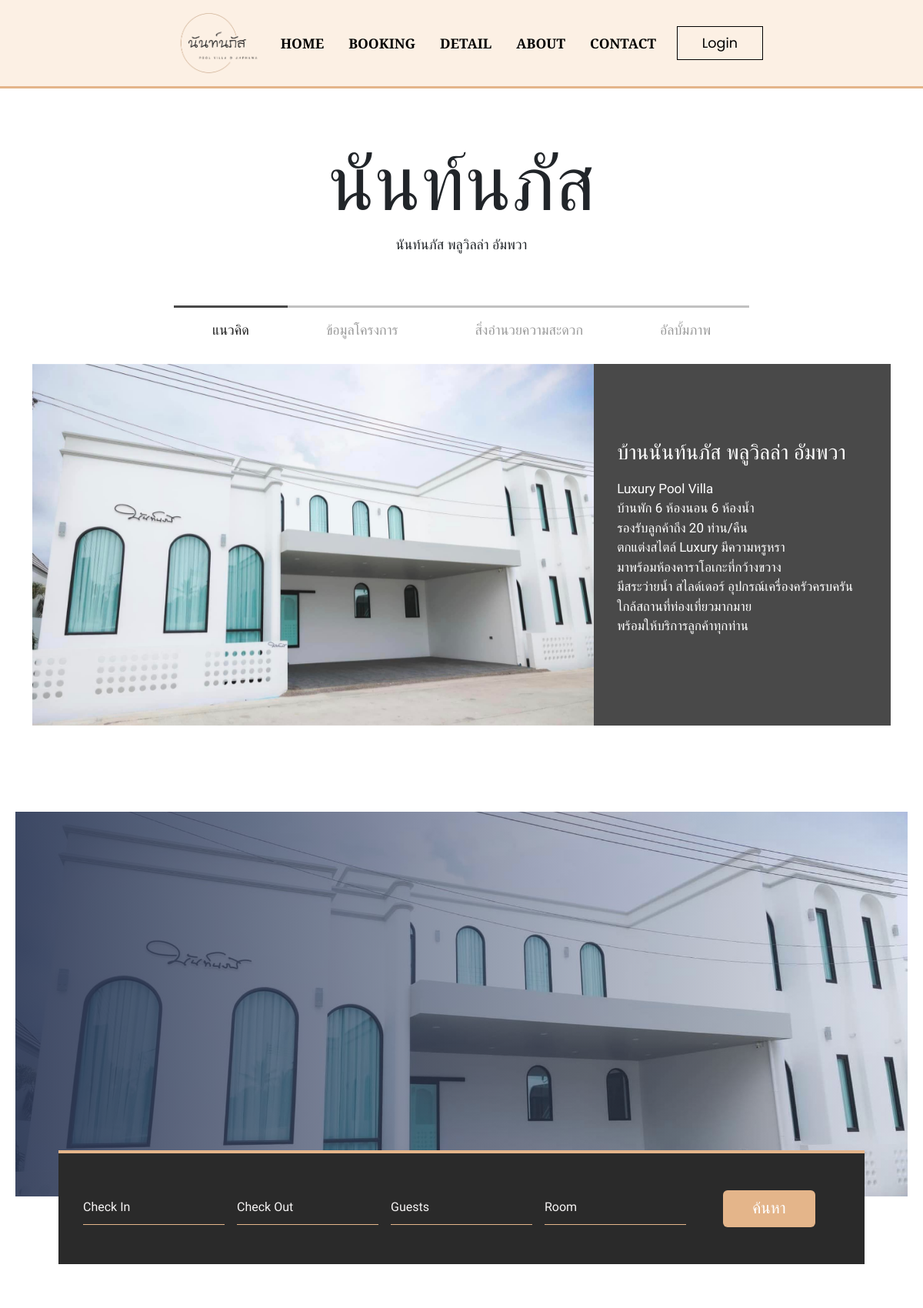
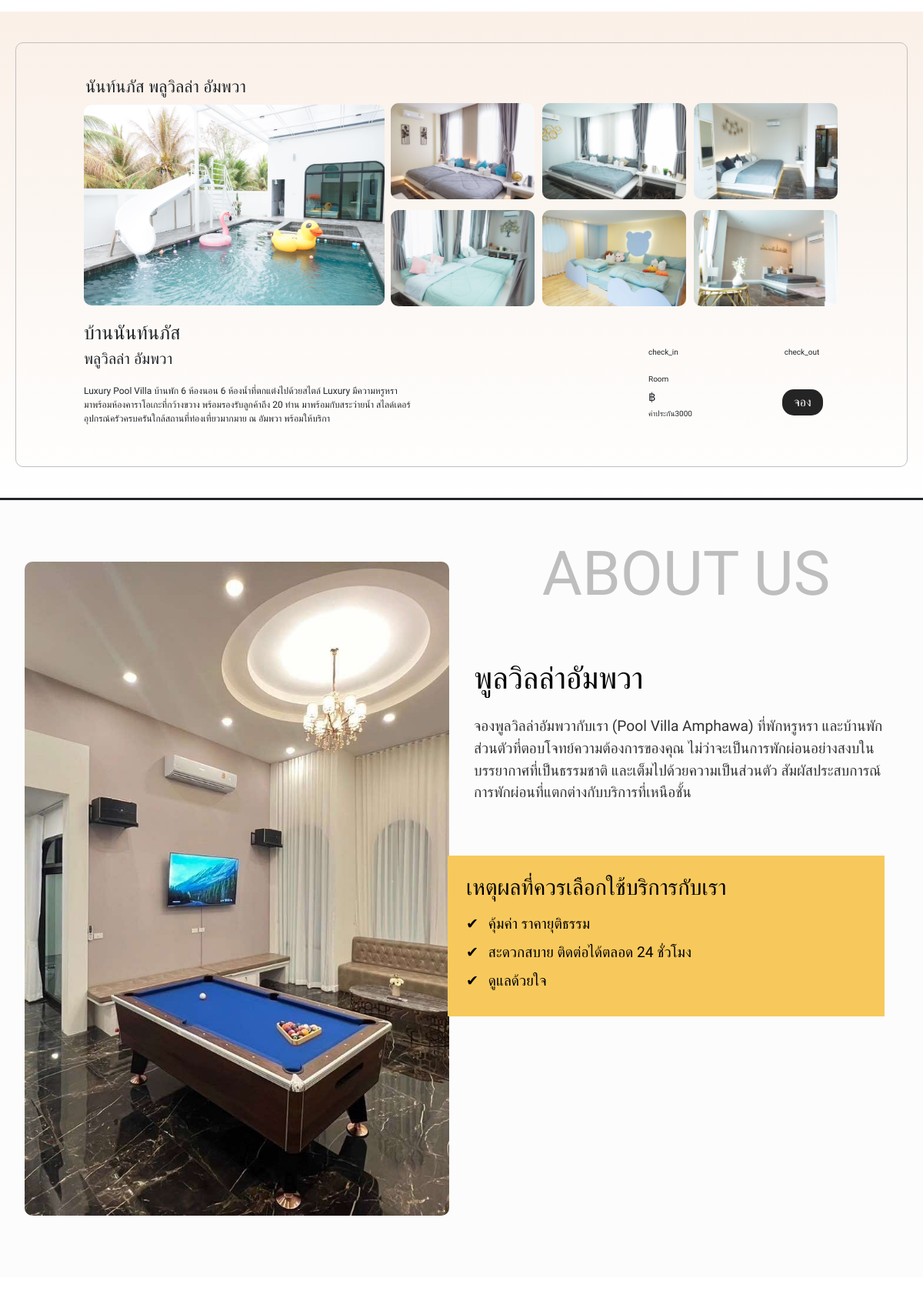
The page /webPovila/index.php (upper part) on the database its author committed (2 pictures, top to bottom).
### tables this page shows
CREATE TABLE `villa_home_content` (
  `id` int(11) NOT NULL,
  `title` varchar(255) NOT NULL,
  `description` text NOT NULL,
  `image_path` varchar(255) NOT NULL
);

CREATE TABLE `villa_main` (
  `id` int(11) NOT NULL,
  `content` varchar(255) NOT NULL,
  `image_path` text NOT NULL
);

CREATE TABLE `villa_about` (
  `content` varchar(255) NOT NULL,
  `id` int(11) NOT NULL
);

### webPovila/index.php (the view, shortened to what this page needs)
<?php
$servername = "localhost";
$username = "root";
$password = "";
$dbname = "my_website";
$conn = new mysqli($servername, $username, $password, $dbname);
$sql_about = "SELECT content  FROM villa_about ";
$result_about = $conn->query($sql_about);
if ($result_about->num_rows > 0) {
    $villa_about = [];
    while ($row = $result_about->fetch_assoc()) {
        $villa_about[] = $row;
    }
}
$sql_main = "SELECT content,image_path FROM villa_main ";
$result_main = $conn->query($sql_main);
if ($result_main->num_rows > 0) {
    $villa_main = [];
    while ($row = $result_main->fetch_assoc()) {
        $villa_main[] = $row;
    }
}
?>
<!DOCTYPE html>
<html lang="en">
<head>
    <link href="https://cdn.jsdelivr.net/npm/bootstrap@5.3.3/dist/css/bootstrap.min.css" rel="stylesheet">
    <link rel="stylesheet" href="css/styles.css">
    <link href="https://unpkg.com/gijgo@1.9.14/css/gijgo.min.css" rel="stylesheet" type="text/css">
    <link rel="stylesheet" href="https://cdnjs.cloudflare.com/ajax/libs/bootstrap-icons/1.8.1/font/bootstrap-icons.min.css">
    <link rel="stylesheet" href="https://cdnjs.cloudflare.com/ajax/libs/jqueryui/1.12.1/jquery-ui.css">
    <link rel="stylesheet" href="https://cdnjs.cloudflare.com/ajax/libs/font-awesome/6.0.0-beta3/css/all.min.css">
    <link href="https://cdn.jsdelivr.net/npm/bootstrap@5.3.3/dist/css/bootstrap.min.css" rel="stylesheet">
    <FontAwesomeIcon icon="fa-brands fa-line" />
    <link rel="stylesheet" href="css/tabel.css">
    <link rel="stylesheet" href="css/searchs.css">
</head>
<body>
    <?php include 'nav.php'; ?>
    <?php include 'main_index.php'; ?>
    <header class="section__container header__container" style="margin-bottom: 10rem;">
        <div class="header__image__container">
            <div class="header__content"></div>
            <div class="booking__container">
                <form id="availabilityForm" method="POST">
                    <div class="form__group">
                        <div class="input__group">
                            <input id="checkin" name="check_in" placeholder="Check In" required>
                        </div>
                    </div>
                    <div class="form__group">
                        <div class="input__group">
                            <input id="checkout" name="check_out" placeholder="Check Out" required>
                        </div>
                    </div>
                    <div class="form__group">
                        <div class="input__group">
                            <input type="number" id="people" name="people" placeholder="Guests" oninput="validateGuests(this)" min="1" max="20" step="1" required>
                        </div>
                    </div>
                    <div class="form__group">
                        <div class="input__group">
                            <input list="rooms" id="room" name="room" placeholder="Room" required>
                        </div>
                    </div>
                    <button type="submit" class="btn">ค้นหา</button>
                </form>
            </div>
        </div>
    </header>
    <search class="search">
        <div class="section__container search_container ">
            <div class="search__image__container">
                <div class="frame-content">
                    <p class="top-left-text"><?= $villa_main[3]['content']; ?></p>
                    <p id="status" class="top-left-text1" style="font-size: 20px;"></p>
                    <div class="images_container1">
                        <img class="mainimg" src="<?= $villa_main[0]['image_path']; ?>" ,alt="">
                    </div>
                    <div class="images_container2">
                        <img class="mainimg1" src="<?= $villa_main[1]['image_path']; ?>" , alt="">
                        <img class="mainimg1" src="<?= $villa_main[2]['image_path']; ?>" ,alt="">
                        <img class="mainimg1" src="<?= $villa_main[3]['image_path']; ?>" , alt="">
                        <img class="mainimg1" src="<?= $villa_main[4]['image_path']; ?>" ,alt="">
                        <img class="mainimg1" src="<?= $villa_main[5]['image_path']; ?>" , alt="">
                        <img class="mainimg1" src="<?= $villa_main[6]['image_path']; ?>" , alt="">
                    </div>
                </div>
                <div class="font" style="display: flex; justify-content: center; flex-direction: column;">
                    <p class="title-large" style="font-size: 25px; margin: 0rem 1rem;"><?= $villa_main[0]['content']; ?></p>
                    <p class="title-medium" style="font-size: 20px; margin: 0rem 1rem;"><a></a><?= $villa_main[1]['content']; ?></p>
                    <p class="description" style="font-size: 12px; margin: 0rem 1rem;">
                        <br><?= $villa_main[2]['content']; ?>
                    </p>
                </div>
                <div class="toteo__container">
                    <div class="fontp" style="margin: -8rem;">
                        <div class="fontf" style="display: flex;">
                            <div style="margin: 0 0 1rem 0;">
                                <p>check_in</p>
                            </div>
                            <div>
                                <p>check_out</p>
                            </div>
                        </div>
                        <div>
                            <p>Room</p>
                        </div>
                        <div style="margin: 5px 0 0;">
                            <p class="price" id="price" name="price">฿</p>
                            <p id="security-deposit">ค่าประกัน3000</p>
                        </div>
                        <div class="button" id="bookingButtonContainer">
                            <button id="bookingButton">จอง</button>
                        </div>
                    </div>
                </div>
            </div>
        </div>
    </search>
    <?php include 'searchs.php'; ?>
    <div id="about">
        <About class="About__container">
            <div class="content__container">
                <div class="image__container">
                    <img src="poo/1.jpg" alt="Pool Villa Pattaya">
                </div>
                <div class="text__container">
                    <h1 class="about-us-title">ABOUT US</h1>
                    <h1 class="villa-title"><?= $villa_about[0]['content']; ?></h1>
                    <p>
                        <?= $villa_about[1]['content']; ?>
                    </p>
                    <div class="highlight__box">
                        <h2> <?= $villa_about[2]['content']; ?></h2>
                        <ul>
                            <li> <?= $villa_about[3]['content']; ?></li>
                            <li> <?= $villa_about[4]['content']; ?></li>
                            <li> <?= $villa_about[5]['content']; ?></li>
                        </ul>
                    </div>
                </div>
            </div>
    </div>
    <map class="map">
        <div class="search_container map_container">
            <div style="display: flex; justify-content: center; flex-direction: column; align-items: center;">
            </div>
        </div>
    </map>
</body>
</html>

### webPovila/main_index.php (shortened to what this page needs)
<?php
$servername = "localhost";
$username = "root";
$password = "";
$dbname = "my_website";
$conn = new mysqli($servername, $username, $password, $dbname);
$sql_home_content = "SELECT title, description ,image_path FROM villa_home_content ";
$result_home_content = $conn->query($sql_home_content);
if ($result_home_content->num_rows > 0) {
  while ($row = $result_home_content->fetch_assoc()) {
    $villa_home[] = $row;
    }
}
?>
<div id="detail">
<div class="container" style="margin-top: 4rem;" >
      <div class="d-flex flex-column align-items-center" id="list-title">
        <h1>นันท์นภัส</h1>
        <h2>นันท์นภัส พลูวิลล่า อัมพวา</h2>
      </div>
    </div>
    </div>
    <div class="container" style="margin-bottom: 7rem;">
      <div id="list-tab" role="tablist">
        <a
          class="active"
          id="list-home-list"
          data-bs-toggle="list"
          href="#list-home"
          role="tab"
          aria-controls="list-home"
          >แนวคิด</a
        >
        <a
          id="list-profile-list"
          data-bs-toggle="list"
          href="#list-profile"
          role="tab"
          aria-controls="list-profile"
          >ข้อมูลโครงการ</a
        >
        <a
          id="list-messages-list"
          data-bs-toggle="list"
          href="#list-messages"
          role="tab"
          aria-controls="list-messages"
          >สิ่งอำนวยความสะดวก</a
        >
        <a
          id="list-settings-list"
          data-bs-toggle="list"
          href="#list-settings"
          role="tab"
          aria-controls="list-settings"
          >อัลบั้มภาพ</a
        >
      </div>
      <div class="tab-content" id="list-tab-content">
        <div
          class="tab-pane fade show active"
          id="list-home"
          role="tabpanel"
          aria-labelledby="list-home-list"
        >
          <div
            id="list-home-carousel"
            class="carousel slide"
            data-bs-ride="carousel"
            data-bs-interval="5000"
          >
            <div class="carousel-item active">
              <img
                class="d-block"
                src=<?= $villa_home[0]['image_path']; ?>
                alt=""
              />
            </div>
          </div>
          <div class="text">
            <h1><?= $villa_home[0]['title']; ?></h1>
            <p>
            <?= $villa_home[0]['description']; ?>
            </p>
          </div>
        </div>
      </div>
    </div>

### webPovila/css/styles.css (style rules this page uses)
html { scroll-behavior: smooth; }
:root { --primary-color: #2c3855; --primary-color-dark: #435681; --text-dark: #333333; --text-light: #767268; --extra-light: #FCF7F3; --extra-light1: #C79A70; --white: #ffffff; --max-width: 1200px; }
* { margin: 0; padding: 0; box-sizing: border-box; cursor: url(); }
.section__container { max-width: var(--max-width); margin: auto; padding: 0rem 0rem; }
.show { display: block; }
body { font-family: "Kanit", "Poppins", sans-serif; }
.header__image__container { position: relative; min-height: 500px; align-items: center; background-image: linear-gradient(to right, rgba(44, 56, 85, 0.9), rgba(100, 125, 187, 0.1)), url(home1.jpg); background-position: center center; background-size: cover; background-repeat: no-repeat; margin: 0 20px; }
input { color: rgb(255, 255, 255); font-weight: 300; }
.header__content { max-width: 600px; padding: 5rem 2rem; }
.booking__container { position: absolute; bottom: -5.5rem; left: 50%; border-top: 4px solid #e4b58a; transform: translateX(-50%); width: calc(100% - 7rem); display: flex; align-items: center; gap: 1rem; padding: 3rem 2rem; background-color: #2a2a2a; }
.booking__container form { width: 100%; flex: 1; display: grid; grid-template-columns: repeat(5, 1fr); gap: 1rem; }
.booking__container .input__group { width: 100%; position: relative; }
input::placeholder { color: rgb(247, 245, 245); opacity: 1; }
.booking__container input { width: 100%; padding: 10px 0; font-size: 1rem; outline: none; border: none; background-color: transparent; border-bottom: 1px solid #e4b58a; }
.booking__container .btn { padding: 0.5rem 5px; outline: none; border: none; font-size: 1.3rem; color: var(--white); background-color: #e4b58a; cursor: pointer; margin: 0rem 2rem; }
.search_container { display: grid; padding: 0px 4px 0px 4px; }
.search__image__container { position: relative; min-height: 200px; margin: 20px 0px; align-items: center; border-style: solid ; border-color: #c0c0c0; border-radius: 10px; border-width: 1px; background-position: center center; background-size: cover; background-repeat: no-repeat; }
.frame-content { align-items: center; background-size: cover; background-position: center center; margin: 30px 70px; padding: 170px 10px; display: flex; position: relative; }
.frame-content .top-left-text { position: absolute; top: 0; left: 0; margin: 0; padding: 10px 10px; margin: 0px 10px; width: 100%; font-size: calc(1vw + 10px); }
.frame-content .top-left-text1 { position: absolute; top: 0; right: 0; margin: 0; padding: 10px 10px; margin: 0px 10px; }
.frame-content .mainimg { width: 100%; max-width: 520px; margin-top: 0.5rem; border-radius: 10px; margin-left: 0.5rem; }
.frame-content .mainimg1 { width: 95%; max-width: 250px; margin-top: 0.4rem; margin-left: 1rem; border-radius: 10px; }
.toteo__container { align-items: center; background-size: cover; background-position: center center; padding: 75px 140px; margin: -11.5rem 20rem 20rem 50rem; width: 100%; max-width: 270px; border-radius: 1rem; display: flex; position: absolute; }
.fontp { position: relative; font-size: 10px; margin: 0 0 0 0; }
.fontp p { margin: 2px 8rem 1px 10px; }
.price { font-size: 15px; margin-top: 100rem; }
.button { display: flex; justify-content: flex-end; position: absolute; margin: -2.5rem 11.5rem -2.5rem; }
.button button { background-color:#242424; color: white; border: none; border-radius: 15px; padding: 5px 15px; font-size: 16px; cursor: pointer; }
.images_container1 { display: grid; grid-template-columns: 1fr; margin-top: -8rem; }
.images_container2 { display: grid; grid-template-columns: 1fr 1fr 1fr; column-gap: -50rem; margin-right: 1rem; margin-top: -8rem; }
.map_container { display: grid; padding: 2rem 1rem 5rem 1rem; font-family: "Kanit", sans-serif; }
.font { display: flex; margin-bottom: 1rem; margin-top: -12rem; margin-left: 4.5rem; position: absolute; }
.map { width: 100%; }
.search .search_container { padding: 20px; border-bottom-style: solid; }
.search { background-color: #e4b58a ; background-image: -webkit-linear-gradient(90deg, #ffffff 0%, #FCF7F3 50%, #faf0e8 100%); }
.mainimg, .mainimg1 { max-width: 100%; margin: 0.5rem auto; }
.title-large { font-size: calc(10vw+20px); }
.fontp { margin: 0 auto; }

### webPovila/nav.php (style rules this page uses)
.show { display: block; }

### webPovila/searchs.php (style rules this page uses)
body { font-family: "Mitr", sans-serif; }

### rows shown on the page
villa_home_content: title "บ้านนันท์นภัส พลูวิลล่า อัมพวา", description "Luxury Pool Villa บ้านพัก 6 ห้องนอน 6 ห้องน้ำ รองรับลูกค้าถึง 20 ท่าน/คืน ตกแต่งสไตล์ Luxury มีความหรูหรา มาพร้อมห้องคาราโอเกะที่กว้างขวาง มีสระว่ายน้ำ สไลด์เดอร์ อุปกรณ์เครื่องครัวครบครัน ใกล้สถานที่ท่องเที่ยวมากมาย พร้อมให้บริการลูกค้าทุกท่าน"
villa_main: content "นันท์นภัส พลูวิลล่า อัมพวา", image_path (picture)
villa_main: image_path (picture), content "บ้านนันท์นภัส"
villa_main: image_path (picture), content "พลูวิลล่า อัมพวา"
villa_main: image_path (picture), content "Luxury Pool Villa บ้านพัก 6 ห้องนอน 6 ห้องน้ำที่ตกแต่งไปด้วยสไตล์ Luxury มีความหรูหรา มาพร้อมห้องคาราโอเกะที่กว้างขวาง พร้อมรองรับลูกค้าถึง 20 ท่าน มาพร้อมกับสระว่ายน้ำ สไลด์เดอร์ อุปกรณ์ครัวครบครันใกล้สถานที่ท่องเที่ยวมากมาย ณ อัมพวา พร้อมให้บริกา"
villa_main: image_path (picture)
villa_main: image_path (picture)
villa_main: image_path (picture)
villa_about: content "พูลวิลล่าอัมพวา"
villa_about: content "จองพูลวิลล่าอัมพวากับเรา (Pool Villa Amphawa) ที่พักหรูหรา และบ้านพักส่วนตัวที่ตอบโจทย์ความต้องการของคุณ ไม่ว่าจะเป็นการพักผ่อนอย่างสงบในบรรยากาศที่เป็นธรรมชาติ และเต็มไปด้วยความเป็นส่วนตัว สัมผัสประสบการณ์การพักผ่อนที่แตกต่างกับบริการที่เหนือชั้น"
villa_about: content "เหตุผลที่ควรเลือกใช้บริการกับเรา"
villa_about: content "คุ้มค่า ราคายุติธรรม"
villa_about: content "สะดวกสบาย ติดต่อได้ตลอด 24 ชั่วโมง"
villa_about: content "ดูแลด้วยใจ"
